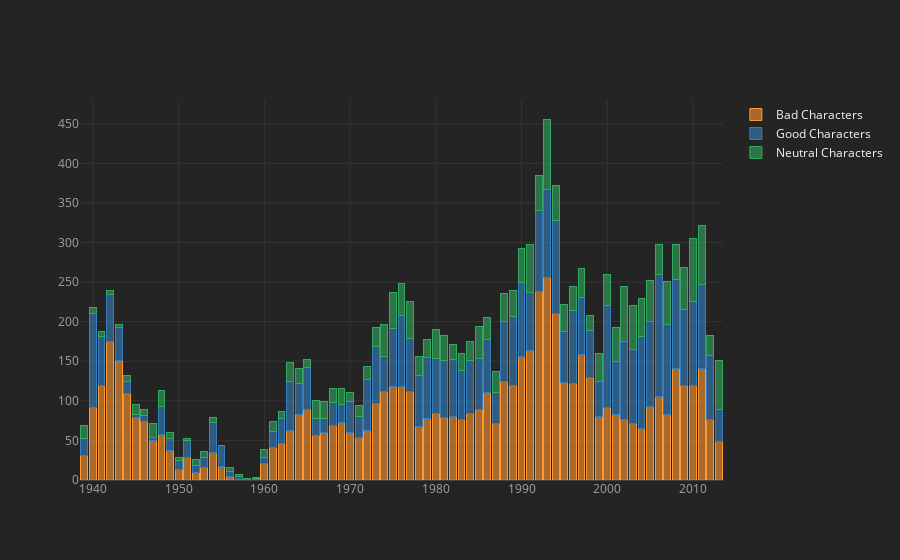

Notebook code for this chart:
### Code cell
#graph-- no. of characters from 1939 yr to 2013 based on their behaviour
character_type=pd.crosstab(df['Year'],df['ALIGN'])
character_type.iplot(kind="bar",barmode="stack")

### Figure 1 — Plotly figure (JSON) as saved in the notebook; plotly's stock layout.template omitted (floating-point values rounded to 4 significant figures)
{"data": [{"marker": {"color": "rgba(255, 153, 51, 0.6)", "line": {"color": "rgba(255, 153, 51, 1.0)", "width": 1}}, "name": "Bad Characters", "orientation": "v", "text": "", "type": "bar", "x": [1939, 1940, 1941, 1942, 1943, 1944, 1945, 1946, 1947, 1948, 1949, 1950, 1951, 1952, 1953, 1954, 1955, 1956, 1957, 1958, 1959, 1960, 1961, 1962, 1963, 1964, 1965, 1966, 1967, 1968, 1969, 1970, 1971, 1972, 1973, 1974, 1975, 1976, 1977, 1978, 1979, 1980, 1981, 1982, 1983, 1984, 1985, 1986, 1987, 1988, 1989, 1990, 1991, 1992, 1993, 1994, 1995, 1996, 1997, 1998, 1999, 2000, 2001, 2002, 2003, 2004, 2005, 2006, 2007, 2008, 2009, 2010, 2011, 2012, 2013], "y": [31, 92, 119, 175, 151, 109, 79, 74, 50, 57, 37, 13, 28, 10, 16, 35, 17, 4, 1, 1, 1, 21, 41, 46, 63, 83, 89, 56, 60, 69, 73, 60, 54, 63, 97, 112, 118, 118, 112, 67, 78, 84, 79, 80, 76, 84, 89, 111, 72, 125, 120, 156, 164, 238, 256, 210, 123, 122, 158, 129, 80, 91, 83, 76, 71, 65, 93, 105, 83, 141, 120, 119, 141, 77, 49]}, {"marker": {"color": "rgba(55, 128, 191, 0.6)", "line": {"color": "rgba(55, 128, 191, 1.0)", "width": 1}}, "name": "Good Characters", "orientation": "v", "text": "", "type": "bar", "x": [1939, 1940, 1941, 1942, 1943, 1944, 1945, 1946, 1947, 1948, 1949, 1950, 1951, 1952, 1953, 1954, 1955, 1956, 1957, 1958, 1959, 1960, 1961, 1962, 1963, 1964, 1965, 1966, 1967, 1968, 1969, 1970, 1971, 1972, 1973, 1974, 1975, 1976, 1977, 1978, 1979, 1980, 1981, 1982, 1983, 1984, 1985, 1986, 1987, 1988, 1989, 1990, 1991, 1992, 1993, 1994, 1995, 1996, 1997, 1998, 1999, 2000, 2001, 2002, 2003, 2004, 2005, 2006, 2007, 2008, 2009, 2010, 2011, 2012, 2013], "y": [21, 118, 62, 59, 42, 16, 4, 7, 4, 36, 15, 12, 22, 8, 12, 38, 26, 7, 3, 1, 1, 8, 20, 32, 62, 39, 53, 22, 18, 29, 23, 39, 26, 64, 72, 44, 74, 90, 67, 65, 77, 70, 72, 72, 62, 67, 64, 67, 39, 75, 86, 93, 73, 102, 111, 118, 65, 92, 72, 60, 45, 130, 67, 99, 94, 116, 107, 155, 114, 112, 96, 107, 106, 80, 40]}, {"marker": {"color": "rgba(50, 171, 96, 0.6)", "line": {"color": "rgba(50, 171, 96, 1.0)", "width": 1}}, "name": "Neutral Characters", "orientation": "v", "text": "", "type": "bar", "x": [1939, 1940, 1941, 1942, 1943, 1944, 1945, 1946, 1947, 1948, 1949, 1950, 1951, 1952, 1953, 1954, 1955, 1956, 1957, 1958, 1959, 1960, 1961, 1962, 1963, 1964, 1965, 1966, 1967, 1968, 1969, 1970, 1971, 1972, 1973, 1974, 1975, 1976, 1977, 1978, 1979, 1980, 1981, 1982, 1983, 1984, 1985, 1986, 1987, 1988, 1989, 1990, 1991, 1992, 1993, 1994, 1995, 1996, 1997, 1998, 1999, 2000, 2001, 2002, 2003, 2004, 2005, 2006, 2007, 2008, 2009, 2010, 2011, 2012, 2013], "y": [17, 8, 7, 6, 4, 7, 13, 8, 18, 20, 8, 4, 2, 8, 8, 6, 0, 5, 3, 0, 1, 9, 13, 9, 23, 19, 10, 23, 21, 18, 20, 12, 14, 16, 24, 40, 45, 40, 47, 24, 22, 36, 31, 19, 22, 24, 41, 27, 26, 35, 33, 44, 61, 45, 89, 44, 34, 31, 37, 19, 35, 39, 43, 69, 56, 48, 52, 38, 54, 45, 52, 79, 75, 26, 62]}], "layout": {"barmode": "stack", "legend": {"bgcolor": "#242424", "font": {"color": "#F4F4F4"}, "traceorder": "normal"}, "paper_bgcolor": "#242424", "plot_bgcolor": "#242424", "title": {"font": {"color": "#F4F4F4"}}, "xaxis": {"gridcolor": "#343434", "showgrid": true, "tickfont": {"color": "#A4A4A4"}, "title": {"font": {"color": "#A4A4A4"}, "text": ""}, "zerolinecolor": "#444444"}, "yaxis": {"gridcolor": "#343434", "showgrid": true, "tickfont": {"color": "#A4A4A4"}, "title": {"font": {"color": "#A4A4A4"}, "text": ""}, "zerolinecolor": "#444444"}}}
